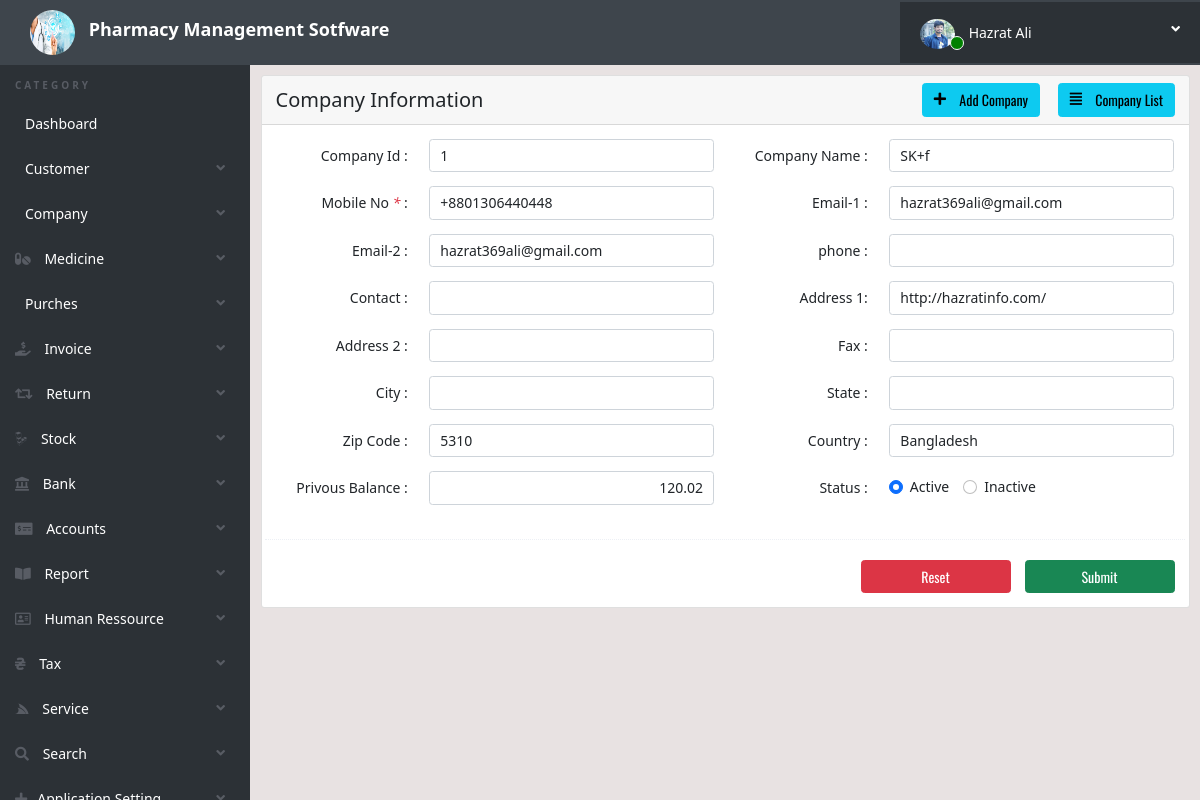
The page /company_edit.php?edit=1 (signed in) on the database its author committed.
### tables this page shows
CREATE TABLE `user_info` (
  `ID` int(11) NOT NULL,
  `UserId` varchar(20) NOT NULL,
  `NidNumber` varchar(40) NOT NULL,
  `Name` varchar(40) NOT NULL,
  `FName` varchar(40) NOT NULL,
  `MName` varchar(404) NOT NULL,
  `Phone1` varchar(40) NOT NULL,
  `Phone2` varchar(40) NOT NULL,
  `Email1` varchar(40) NOT NULL,
  `Email2` varchar(40) NOT NULL,
  `Address` text NOT NULL,
  `Photo` varchar(40) NOT NULL,
  `Date` timestamp NOT NULL DEFAULT current_timestamp() ON UPDATE current_timestamp(),
  `Status` int(2) NOT NULL
);

CREATE TABLE `company` (
  `ID` int(11) NOT NULL,
  `name` text NOT NULL,
  `mobile` text NOT NULL,
  `email1` text NOT NULL,
  `email2` text NOT NULL,
  `phono` text NOT NULL,
  `contact` text NOT NULL,
  `address1` text NOT NULL,
  `address2` text NOT NULL,
  `fax` text NOT NULL,
  `city` text NOT NULL,
  `state` text NOT NULL,
  `zip` text NOT NULL,
  `country` text NOT NULL,
  `priviousbal` float NOT NULL,
  `companyid` text NOT NULL,
  `date` date NOT NULL DEFAULT current_timestamp(),
  `time` time NOT NULL DEFAULT current_timestamp(),
  `status` int(11) NOT NULL
);

### company_edit.php (the view, shortened to what this page needs)
<?php
include('includes/config.php');
	if(strlen($_SESSION['alogin'])==0)
		{
		include_once('./includes/address.php');
		header('location:index.php');
		}
	else{
        $id=$_GET['edit'];
	}
	?>
	<!doctype html>
	<html lang="en" class="no-js">
	<head>
		<link rel="stylesheet" href="https://pro.fontawesome.com/releases/v5.10.0/css/all.css"/>
		<link href="https://cdn.jsdelivr.net/npm/bootstrap@5.1.3/dist/css/bootstrap.min.css" rel="stylesheet">
		<link rel="stylesheet" href="css/dataTables.bootstrap.min.css">
		<link rel="stylesheet" href="css/bootstrap-social.css">
		<link rel="stylesheet" href="css/bootstrap-select.css">
		<link rel="stylesheet" href="css/fileinput.min.css">
		<link rel="stylesheet" href="css/awesome-bootstrap-checkbox.css">
		<link rel="stylesheet" href="css/style.css">
		<link href="https://cdnjs.cloudflare.com/ajax/libs/typicons/2.1.2/typicons.min.css" rel="stylesheet">
	</head>
	<body>
		<?php include('includes/header.php');?>
		<div class="ts-main-content">
		<?php include('includes/leftbar.php');?>
			<div class="content-wrapper">
				<div class="container-fluid">
					<div class="row">
						<div class="col-md-12">
							<div class="row">
								<div class="col-md-12">
									<div class="card" style="width: 100%;">
										<div class="card-header d-flex justify-content-between align-items-center h-100px">
		  									<div style="font-size: 20px; " class="bg-primary;">
												Company Information
											</div>
											<div >
                                            <a href="company_add.php"><button type="button" class="btn btn-info" style="margin-right: 15px;"><i class="fas fa-plus mr-2" style="margin-right: 10px;"></i> Add Company</button></a>
												<a href="company_list.php"><button type="button" class="btn btn-info"><i class="fas fa-align-justify mr-2" style="margin-right: 10px;"></i> Company List</button></a>
											</div>
										</div>
										<div class="card-body">
											<form method="post" class="row" enctype="multipart/form-data" >
                                                <?php
													$sql ="SELECT * from company WHERE ID=:companyid";
													$query = $dbh -> prepare($sql);
                                                    $query->bindParam(':companyid',$id,PDO::PARAM_STR);
													$query->execute();
													$result=$query->fetch(PDO::FETCH_OBJ);
												?>
                                                <div class="col-md-6">
													<div class="row mb-3">
														<label for="" class="col-sm-4 col-form-label text-start text-sm-end">Company Id : </label>
														<div class="col-sm-8">
														<input type="text" class="form-control" value="<?php echo htmlentities($result->companyid);?>" name="companyid" placeholder="Company Unique ID">
														</div>
													</div>
												</div>
                                                <div class="col-md-6">
													<div class="row mb-3">
														<label for="" class="col-sm-4 col-form-label text-start text-sm-end">Company Name : </label>
														<div class="col-sm-8">
														<input type="text" class="form-control" name="cname"  value="<?php echo htmlentities($result->name);?>">
														</div>
													</div>
												</div>
												<div class="col-md-6">
													<div class="row mb-3">
														<label for="" class="col-sm-4 col-form-label text-start text-sm-end">Mobile No <i class="text-danger">* </i>:</label>
														<div class="col-sm-8">
														<input type="text" class="form-control" name="mobile" value="<?php echo htmlentities($result->mobile);?>">
														</div>
													</div>
												</div>
												<div class="col-md-6">
													<div class="row mb-3">
														<label for="" class="col-sm-4 col-form-label text-start text-sm-end">Email-1 : </label>
														<div class="col-sm-8">
														<input type="text" class="form-control" name="email1" value="<?php echo htmlentities($result->email1);?>">
														</div>
													</div>
												</div>
												<div class="col-md-6">
													<div class="row mb-3">
														<label for="" class="col-sm-4 col-form-label text-start text-sm-end">Email-2 :</label>
														<div class="col-sm-8">
														<input type="text" class="form-control" name="email2" value="<?php echo htmlentities($result->email2);?>">
														</div>
													</div>
												</div>
                                                <div class="col-md-6">
													<div class="row mb-3">
														<label for="" class="col-sm-4 col-form-label text-start text-sm-end">phone :</label>
														<div class="col-sm-8">
														<input type="text" class="form-control" name="phone" value="<?php echo htmlentities($result->phono);?>">
														</div>
													</div>
												</div>
                                                <div class="col-md-6">
													<div class="row mb-3">
														<label for="" class="col-sm-4 col-form-label text-start text-sm-end">Contact :</label>
														<div class="col-sm-8">
														<input type="text" class="form-control" name="contact" value="<?php echo htmlentities($result->contact);?>">
														</div>
													</div>
												</div>
                                                <div class="col-md-6">
													<div class="row mb-3">
														<label for="" class="col-sm-4 col-form-label text-start text-sm-end"> Address 1:</label>
														<div class="col-sm-8">
														<input type="text" class="form-control" name="address1" value="<?php echo htmlentities($result->address1);?>">
														</div>
													</div>
												</div>
                                                <div class="col-md-6">
													<div class="row mb-3">
														<label for="" class="col-sm-4 col-form-label text-start text-sm-end">Address 2 :</label>
														<div class="col-sm-8">
														<input type="text" class="form-control" name="address2" value="<?php echo htmlentities($result->address2);?>">
														</div>
													</div>
												</div>
                                                <div class="col-md-6">
													<div class="row mb-3">
														<label for="" class="col-sm-4 col-form-label text-start text-sm-end">Fax :</label>
														<div class="col-sm-8">
														<input type="text" class="form-control" name="fax" value="<?php echo htmlentities($result->fax);?>">
														</div>
													</div>
												</div>
                                                <div class="col-md-6">
													<div class="row mb-3">
														<label for="" class="col-sm-4 col-form-label text-start text-sm-end">City :</label>
														<div class="col-sm-8">
														<input type="text" class="form-control" name="city" value="<?php echo htmlentities($result->city);?>">
														</div>
													</div>
												</div>
                                                <div class="col-md-6">
													<div class="row mb-3">
														<label for="" class="col-sm-4 col-form-label text-start text-sm-end">State :</label>
														<div class="col-sm-8">
														<input type="text" class="form-control" name="state" value="<?php echo htmlentities($result->state);?>">
														</div>
													</div>
												</div>
                                                <div class="col-md-6">
													<div class="row mb-3">
														<label for="" class="col-sm-4 col-form-label text-start text-sm-end">Zip Code :</label>
														<div class="col-sm-8">
														<input type="text" class="form-control" name="zipcode" value="<?php echo htmlentities($result->zip);?>">
														</div>
													</div>
												</div>
                                                <div class="col-md-6">
													<div class="row mb-3">
														<label for="" class="col-sm-4 col-form-label text-start text-sm-end">Country :</label>
														<div class="col-sm-8">
														<input type="text" class="form-control" name="country" value="<?php echo htmlentities($result->country);?>">
														</div>
													</div>
												</div>
                                                <div class="col-md-6">
													<div class="row mb-3">
														<label for="" class="col-sm-4 col-form-label text-start text-sm-end">Privous Balance :</label>
														<div class="col-sm-8">
														<input type="float" class="form-control text-end" name="priviousbal" value="<?php echo htmlentities($result->priviousbal);?>">
														</div>
													</div>
												</div>
												<div class="col-md-6">
													<div class="row mb-3">
														<label for="" class="col-sm-4 col-form-label text-start text-sm-end">Status :</label>
														<div class="col-sm-8 d-flex align-items-center">
                                                            <?php
                                                            if($result->status==1){ ?>
                                                            <div class="form-check form-check-inline">
																<input class="form-check-input" checked type="radio" value="<?php echo htmlentities($result->status);?>" name="radio_value" id="inlineRadio1" value="option1">
																<label class="form-check-label" for="inlineRadio1">Active</label>
															</div>
															<div class="form-check form-check-inline">
																<input class="form-check-input" type="radio" value="0" name="radio_value" id="inlineRadio2">
																<label class="form-check-label" for="inlineRadio2">Inactive</label>
															</div>
                                                            <?php }
                                                            ?>
														</div>
													</div>
												</div>
												<div class="hr-dashed"></div>
													<div class="col-md-12">
														<div class="d-grid gap-2 d-md-flex d-sm-flex justify-content-md-end justify-content-sm-end justify-content-lg-end">
															<button style="min-width: 150px;" class="btn btn-danger me-md-2" type="reset">Reset</button>
															<button style="min-width: 150px;" class="btn btn-success" type="submit" name="submit" >Submit</button>
														</div>
												</div>
											</form>
										</div>
									</div>
								</div>
							</div>
						</div>
					</div>
				</div>
			</div>
		</div>
	</body>
	</html>

### includes/header.php (shortened to what this page needs)
<?php
	$userId= $_SESSION['alogin'];
	$sql = "SELECT user_info.Name, user_info.Photo, admin.UserName,admin.Position, admin.ActiveStatus FROM user_info
	INNER JOIN admin ON admin.UserId = user_info.UserId WHERE admin.UserId=:userid";
	$query = $dbh -> prepare($sql);
	$query->bindParam(':userid',$userId,PDO::PARAM_STR);
	$query->execute();
	$result=$query->fetch(PDO::FETCH_OBJ);
?>
<div class="brand d-flex justify-content-between align-items-center">
	<div class="">
		<img class="brand-logo" src="./img/pms.jpg" alt="">
		<a  href="dashboard.php" style=" font-size:large;" class="title d-none d-md-inline-block d-lg-inline-block d-xl-inline-block d-xxl-inline-block" >Pharmacy Management Sotfware </a>
		</div>
		<ul class="ts-profile-nav">
			<li class="ts-account">
				<a type="button" class=" position-relative">
				<img src="./UserPhoto/<?php echo $result->Photo ?>" class="ts-avatar hidden-side" alt=""> <?php echo $result->Name?> <i class="fa fa-angle-down hidden-side"></i>
					<span style="margin-left: -82px; margin-top:14px; padding:6px" class="position-absolute active-status border border-light rounded-circle">
					</span>
				</a>
			</li>
		</ul>
	</div>

### css/style.css (style rules this page uses)
html { font-size: 14px; }
@media only screen and (min-width: 480px) { html { font-size: 17px; } }
@media only screen and (min-width: 768px) { html { font-size: 14px; } }
* { scroll-behavior: smooth; }
body { font-size: 1em; background-color: rgba(223, 214, 214, 0.7); }
a { color: #37a6c4; }
.btn { font-family: 'Oswald', sans-serif; }
.btn i { position: relative; top: -2px; }
.hr-dashed { background-color: transparent; border-top: 1px dotted #edf0f5; color: transparent; height: 1px; margin: 20px 0; }
ul, li { margin: 0; padding: 0; list-style: none; }
.btn { text-transform: none; }
.brand { background: #3e454c; position: relative; z-index: 35; position: fixed; width: 100%; top: 0px; }
.title { text-decoration: none; color: white; font-weight: bold; font-size: 20px; }
.brand-logo { margin-left: 20px; width: 65px; height: 65px; padding: 10px; border-radius: 50%; }
.brand .ts-profile-nav { float: right; display: none; }
.brand .ts-profile-nav li { float: left; position: relative; }
.brand .ts-profile-nav li a { display: block; padding: 20px; color: #fff; }
.brand .ts-profile-nav .ts-account .fa-angle-down { float: right; }
.brand .ts-profile-nav .ts-account > a { width: 300px; text-decoration: none; background: #2c3136; }
.brand .ts-profile-nav .ts-account .ts-avatar { border-radius: 50%; height: 30px; width: 35px; margin: -10px 0; text-align: right; margin-right: 10px; }
@media only screen and (min-width: 992px) { .brand .ts-profile-nav { display: block; } }
.ts-main-content .content-wrapper { padding-top: 15px; margin-top: 60px; }
@media only screen and (min-width: 992px) { .ts-main-content .content-wrapper { margin-left: 250px; } }

### includes/header.php (style rules this page uses)
.active-status { background-color: green; }

### rows shown on the page
user_info: Photo (picture), Name "Hazrat Ali"
company: companyid "1", cname "SK+f", mobile "+8801306440448", email1 "hazrat369ali@gmail.com", email2 "hazrat369ali@gmail.com", address1 "http://hazratinfo.com/", zipcode "5310", country "Bangladesh", priviousbal "120.02"
